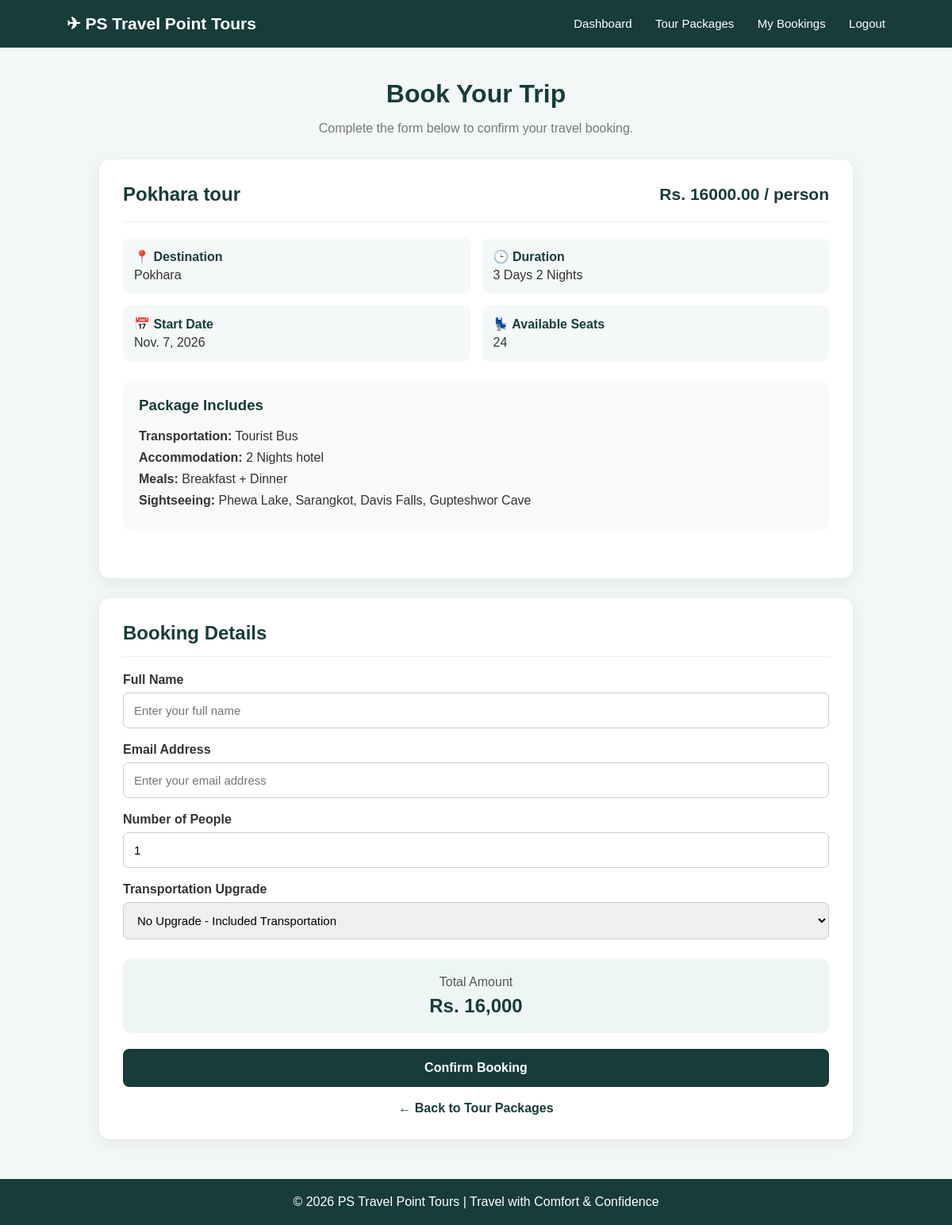
The page /booking/1/ (signed in) on the database its author committed.
### travel/models.py (models this page shows, shortened)
class TourPackage(models.Model):
    package_name = models.CharField(
        max_length=100
    )
    destination = models.CharField(
        max_length=100
    )
    description = models.TextField()
    itinerary = models.TextField(
        blank=True
    )
    duration = models.CharField(
        max_length=50
    )
    price = models.DecimalField(
        max_digits=10,
        decimal_places=2
    )
    available_seats = models.IntegerField()
    start_date = models.DateField()
    transportation = models.CharField(
        max_length=50,
        default='Tourist Bus'
    )
    accommodation = models.CharField(
        max_length=100,
        blank=True
    )
    meals = models.CharField(
        max_length=100,
        blank=True
    )
    sightseeing = models.TextField(
        blank=True
    )

### travel/views.py (the view, shortened to what this page needs)
# urls.py: path('booking/<int:package_id>/', views.booking, name='booking'),
@login_required
def booking(request, package_id):
    package = get_object_or_404(
        TourPackage,
        id=package_id
    )
    return render(
        request,
        'travel/booking.html',
        {
            'package': package
        }
    )

### travel/templates/travel/booking.html (shortened to what this page needs)
<!DOCTYPE html>
<html lang="en">
<head>
</head>
<body>
<div class="navbar">
<div class="logo">
    ✈ PS Travel Point Tours
</div>
<div>
    <a href="{% url 'dashboard' %}">Dashboard</a>
    <a href="{% url 'packages' %}">Tour Packages</a>
    <a href="{% url 'my_bookings' %}">My Bookings</a>
    <a href="{% url 'logout' %}">Logout</a>
</div>
</div>
<div class="container">
<div class="page-title">
    <h1>Book Your Trip</h1>
    <p>Complete the form below to confirm your travel booking.</p>
</div>
<div class="package-card">
    <div class="package-header">
        <h2>{{ package.package_name }}</h2>
        <div class="price">
            Rs. {{ package.price|floatformat:2 }} / person
        </div>
    </div>
    <div class="details">
        <div class="detail">
            <strong>📍 Destination</strong>
            {{ package.destination }}
        </div>
        <div class="detail">
            <strong>🕒 Duration</strong>
            {{ package.duration }}
        </div>
        <div class="detail">
            <strong>📅 Start Date</strong>
            {{ package.start_date }}
        </div>
        <div class="detail">
            <strong>💺 Available Seats</strong>
            {{ package.available_seats }}
        </div>
    </div>
    <div class="includes">
        <h3>Package Includes</h3>
        <p><strong>Transportation:</strong> Tourist Bus</p>
        <p><strong>Accommodation:</strong> 2 Nights hotel</p>
        <p><strong>Meals:</strong> Breakfast + Dinner</p>
        <p>
            <strong>Sightseeing:</strong>
            Phewa Lake, Sarangkot, Davis Falls, Gupteshwor Cave
        </p>
    </div>
</div>
<div class="form-section">
    <h2>Booking Details</h2>
    <form method="POST">
        <label>Full Name</label>
        <input
            type="text"
            name="customer_name"
            placeholder="Enter your full name"
            required
        >
        <label>Email Address</label>
        <input
            type="email"
            name="customer_email"
            placeholder="Enter your email address"
            required
        >
        <label>Number of People</label>
        <input
            type="number"
            id="people"
            name="number_of_people"
            min="1"
            max="{{ package.available_seats }}"
            value="1"
            required
            oninput="calculateTotal()"
        >
        <label>Transportation Upgrade</label>
        <select
            id="transport"
            name="transportation_upgrade"
            onchange="calculateTotal()"
        >
            <option value="None">
                No Upgrade - Included Transportation
            </option>
        </select>
        <div class="total-box">
            <p>Total Amount</p>
            <h2>
                Rs. <span id="total">0</span>
            </h2>
        </div>
        <button
            type="submit"
            class="confirm-btn"
        >
            Confirm Booking
        </button>
    </form>
    <a
        href="{% url 'packages' %}"
        class="back"
    >
        ← Back to Tour Packages
    </a>
</div>
</div>
<footer>
© 2026 PS Travel Point Tours | Travel with Comfort & Confidence
</footer>
</body>
</html>

### travel/templates/travel/booking.html (style rules this page uses)
* { box-sizing: border-box; }
body { margin: 0; font-family: Arial, sans-serif; background: #f4f7f7; color: #333; }
.navbar { background: #173c3a; color: white; padding: 18px 7%; display: flex; justify-content: space-between; align-items: center; }
.logo { font-size: 21px; font-weight: bold; }
.navbar a { color: white; text-decoration: none; margin-left: 25px; font-size: 15px; }
.container { width: 90%; max-width: 950px; margin: 40px auto; }
.page-title { text-align: center; margin-bottom: 30px; }
.page-title h1 { color: #173c3a; margin-bottom: 8px; }
.page-title p { color: #777; }
.package-card { background: white; padding: 30px; border-radius: 14px; box-shadow: 0 5px 20px rgba(0,0,0,0.08); margin-bottom: 25px; }
.package-header { display: flex; justify-content: space-between; align-items: center; border-bottom: 1px solid #eee; padding-bottom: 20px; margin-bottom: 20px; }
.package-header h2 { margin: 0; color: #173c3a; }
.price { color: #173c3a; font-size: 21px; font-weight: bold; }
.details { display: grid; grid-template-columns: repeat(2, 1fr); gap: 15px; margin-bottom: 25px; }
.detail { background: #f5f8f8; padding: 14px; border-radius: 8px; }
.detail strong { display: block; margin-bottom: 5px; color: #173c3a; }
.includes { background: #f8faf9; padding: 20px; border-radius: 10px; margin-bottom: 30px; }
.includes h3 { margin-top: 0; color: #173c3a; }
.includes p { margin: 9px 0; }
.form-section { background: white; padding: 30px; border-radius: 14px; box-shadow: 0 5px 20px rgba(0,0,0,0.08); }
.form-section h2 { margin-top: 0; color: #173c3a; border-bottom: 1px solid #eee; padding-bottom: 15px; }
label { display: block; font-weight: bold; margin-top: 18px; margin-bottom: 7px; color: #333; }
input, select { width: 100%; padding: 13px; border: 1px solid #ccc; border-radius: 7px; font-size: 15px; }
.total-box { margin-top: 25px; padding: 20px; background: #eef6f5; border-radius: 10px; text-align: center; }
.total-box p { margin: 0 0 7px; color: #555; }
.total-box h2 { margin: 0; color: #173c3a; border: none; padding: 0; }
.confirm-btn { width: 100%; margin-top: 20px; padding: 15px; border: none; border-radius: 8px; background: #173c3a; color: white; font-size: 16px; font-weight: bold; cursor: pointer; }
.back { display: block; text-align: center; margin-top: 18px; color: #173c3a; text-decoration: none; font-weight: bold; }
footer { background: #173c3a; color: white; text-align: center; padding: 20px; margin-top: 50px; }

### rows shown on the page
TourPackage: package_name "Pokhara tour", price "16000.00", destination "Pokhara", duration "3 Days 2 Nights", start_date "Nov. 7, 2026", available_seats "24"
